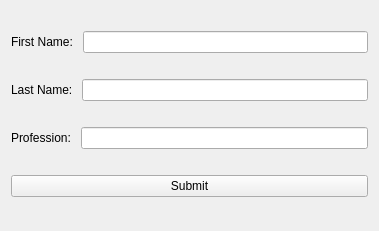
<?xml version="1.0" encoding="UTF-8"?>
<ui version="4.0">
 <class>Widget</class>
 <widget class="QWidget" name="Widget">
  <property name="geometry">
   <rect>
    <x>0</x>
    <y>0</y>
    <width>379</width>
    <height>231</height>
   </rect>
  </property>
  <property name="windowTitle">
   <string>Widget</string>
  </property>
  <layout class="QVBoxLayout" name="verticalLayout">
   <item>
    <layout class="QHBoxLayout" name="horizontalLayout">
     <item>
      <widget class="QLabel" name="label">
       <property name="text">
        <string>First Name: </string>
       </property>
      </widget>
     </item>
     <item>
      <widget class="QLineEdit" name="firstNameLineEdit"/>
     </item>
    </layout>
   </item>
   <item>
    <layout class="QHBoxLayout" name="horizontalLayout_2">
     <item>
      <widget class="QLabel" name="label_2">
       <property name="text">
        <string>Last Name: </string>
       </property>
      </widget>
     </item>
     <item>
      <widget class="QLineEdit" name="lastNameLineEdit"/>
     </item>
    </layout>
   </item>
   <item>
    <layout class="QHBoxLayout" name="horizontalLayout_3">
     <item>
      <widget class="QLabel" name="label_3">
       <property name="text">
        <string>Profession: </string>
       </property>
      </widget>
     </item>
     <item>
      <widget class="QLineEdit" name="professionLineEdit"/>
     </item>
    </layout>
   </item>
   <item>
    <widget class="QPushButton" name="submitButton">
     <property name="text">
      <string>Submit</string>
     </property>
    </widget>
   </item>
  </layout>
 </widget>
 <layoutdefault spacing="6" margin="11"/>
 <resources/>
 <connections/>
</ui>
